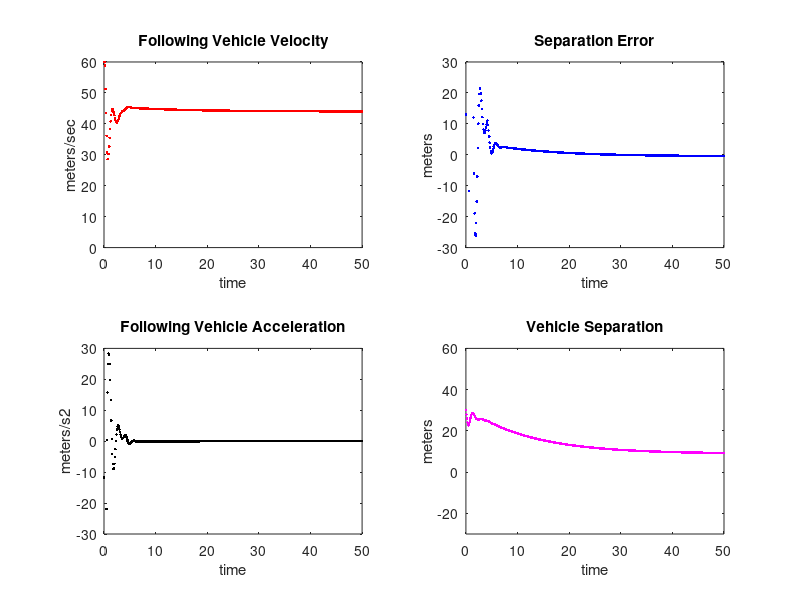

This chart was generated by the following MATLAB code:
%Adaptive PIQ controller code 0.2s actuator delay
clc;
clear all;
close all;
sl = 30; %initial Position of lead car
sf = 0; %initial position of following car
vf = 60; %initial velocity of following vehicle
vl = 40; %leading vehicle velocity
s0 = 5; %minimum distance required
h = 0.2; %fixed time headway
sd = s0+h*vf; %desired distance sd = so+hvf
xr = sl - sf; %initial relative distance
delta = xr-sd; %spacing error
vr = vl-vf; %following - leading velocities
vf_acc_list=[];
kp = 3;
ki = 0.5;
kq = 0.01;
a = 0.1;
b = 0.2;
figure
i=1;
for t = 0:0.1:50
    h = 0.1-0.2*vr; %for variable time headway - comment this line for 
    u = kp*(vr+0.3*delta) + ki + kq*(vr+0.3*delta)*abs(vr+0.3*delta); %u=kp(vr+k*delta) + ki + kq(vr+k*delta)|vr+k*delta|
    vf_acc = a*(vr+0.3*delta)+b*u;
    vf_acc_list(end+1) = vf_acc;
    %comment the if condition (30-33 lines) to get simulation with no
    %actuator delay and uncomment line 34
    if(t>0.1)
        vf = vf+(vf_acc_list(i)*0.1);
        i=i+1;
    end
%     vf = vf+vf_acc*0.1;
    subplot(2,2,1)
    plot(t,vf,'.','Color','red');
    xlabel('time')
    ylabel('meters/sec')
    title('Following Vehicle Velocity')
    xlim([0 50])
    ylim([0 60])
    hold on
    drawnow
    subplot(2,2,2)
    plot(t,delta,'.','Color','blue');
    xlabel('time')
    ylabel('meters')
    title('Separation Error')
    xlim([0 50])
    ylim([-30 30])
    hold on
    drawnow
    subplot(2,2,3)
    plot(t,vf_acc,'.','Color','black');
    xlabel('time')
    ylabel('meters/s2')
    title('Following Vehicle Acceleration')
    xlim([0 50])
    ylim([-30 30])
    hold on
    drawnow
    subplot(2,2,4)
    plot(t,xr,'.','Color','m');
    xlabel('time')
    ylabel('meters')
    title('Vehicle Separation')
    xlim([0 50])
    ylim([-30 60])
    hold on
    drawnow
    sd = s0+h*vf;
    if(t>2 && t<4.1)%accelerating lead vehicle with 2m/s^2 for 2 seconds
        vl = vl+2*0.1;
    end
    vr = vl-vf;
    sl = sl+vl*0.1;
    sf = sf + vf*0.1;
    xr = sl-sf;
    delta = xr-sd;
end 